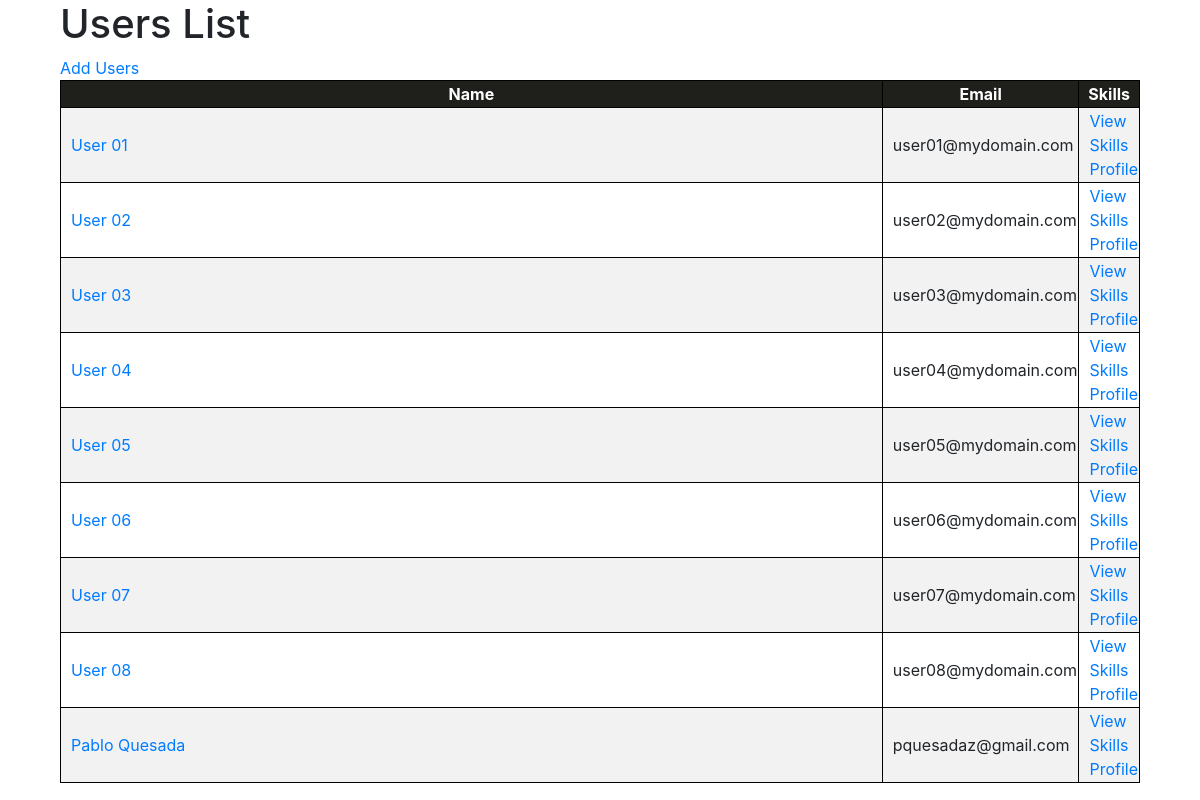
Page /tracker/users/ on the committed database.
### tracker/models.py (models this page shows, shortened)
class Users(models.Model):
    user_id = models.AutoField(primary_key=True)
    user_email = models.EmailField(max_length=50,unique=True)
    user_name = models.CharField(max_length=100)
    user_date_created = models.DateTimeField(default=datetime.utcnow())

### tracker/views.py (the view, shortened to what this page needs)
def users(request):
    if 'id' in request.GET:
        form = EditUserForm()
        user = Users.objects.filter(user_id=request.GET['id'])[0]
        form.initial = {
            'user_name': user.user_name,
            'user_email': user.user_email,
            'user_date_created': user.user_date_created
        }
        data = {
            'form': form,
        }
    else:
        users = Users.objects.all()
        data = {
            'users': users,
        }
    return render(request, 'tracker/user.html', context=data)

### templates/tracker/user.html (shortened to what this page needs)
<!DOCTYPE html>
{% load static %}
<html lang="en" dir="ltr">
<head>
  <link rel="stylesheet" href="https://maxcdn.bootstrapcdn.com/bootstrap/4.0.0/css/bootstrap.min.css">
  <link rel="stylesheet" href="{% static 'styles/master.css' %}">
</head>
<body>
  <div class="container">
    {%if users %}
    <div class="container">
      <h1>Users List</h1>
      <a href="../newuser/">Add Users</a>
      <table class="table-list">
        <tr>
          <th width="30%">Name</th><th>Email</th><th>Skills</th>
        </tr>
        {% for user in users %}
          <tr>
            <td><a href="?id={{ user.user_id }}">{{ user.user_name }}</a></td><td>{{ user.user_email }}</td><td><a href="../profile/?id={{ user.user_id }}">View Skills Profile</a></td>
          </tr>
        {% endfor %}
      </table>
    </div>
    {% endif %}
</div>
</body>
</html>

### static/styles/master.css (style rules this page uses)
.table-list, .table-list th, .table-list td { background-color: transparent; border: solid 1px black; width: 100%; }
.table-list th { text-align: center; background-color: rgb(31, 31, 28); color: white; }
.table-list td { padding-left: 10px; }
.table-list tr:nth-child(even) { background-color: #f2f2f2; }

### rows in the picture
Users: user_name "User 01", user_email "user01@mydomain.com"
Users: user_name "User 02", user_email "user02@mydomain.com"
Users: user_name "User 03", user_email "user03@mydomain.com"
Users: user_name "User 04", user_email "user04@mydomain.com"
Users: user_name "User 05", user_email "user05@mydomain.com"
Users: user_name "User 06", user_email "user06@mydomain.com"
Users: user_name "User 07", user_email "user07@mydomain.com"
Users: user_name "User 08", user_email "user08@mydomain.com"
Users: user_name "Pablo Quesada", user_email "pquesadaz@gmail.com"
